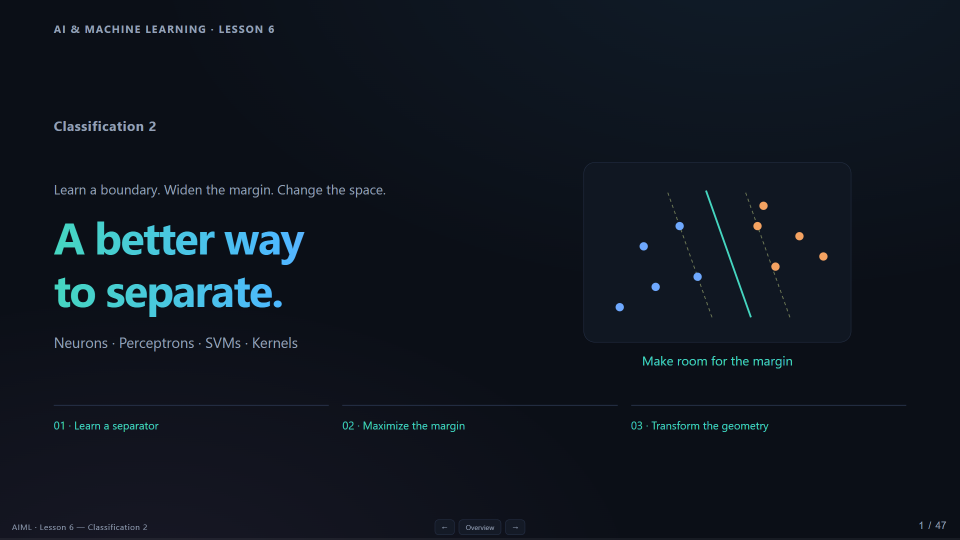
#> input picture _shared/classification-2/_review/01-title.png, 1920 x 1080 px (shown at 1/2 size); its folder holds only this picture in this run
$ python contact-sheets.py
#> lines starting #> are read from the running program, lines starting #| are printed output that depends on the picture
"""Build compact visual-review sheets from the rendered slides."""
from pathlib import Path
from PIL import Image, ImageDraw

folder = Path(__file__).resolve().parents[1] / '_review'
files = sorted(folder.glob('[0-9][0-9]-*.png'))
for start in range(0, len(files), 4):
    sheet = Image.new('RGB', (1920, 1150), '#202735')
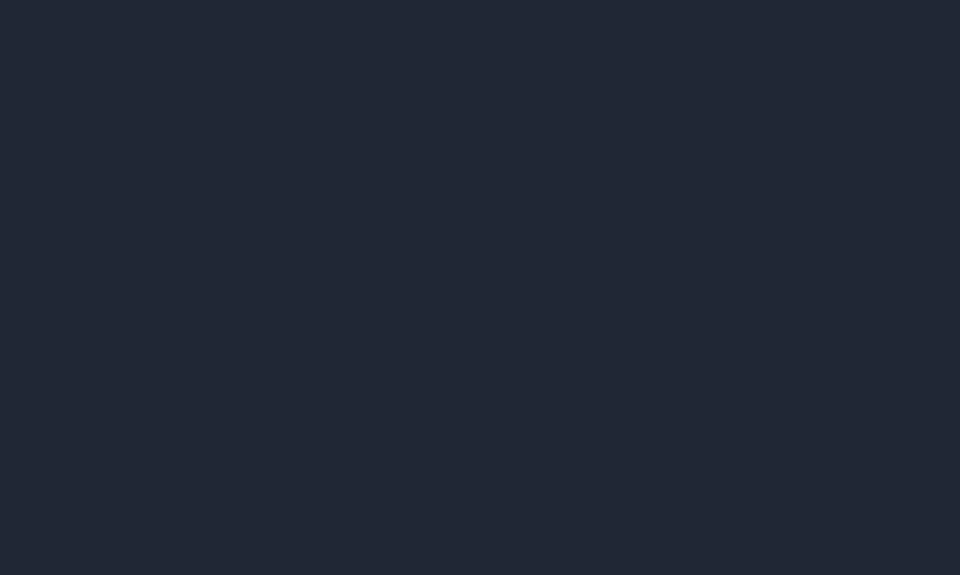
#> sheet: PIL image 1920x1150 RGB (shown at 1/2 size); mean R, G, B 32, 39, 53
    draw = ImageDraw.Draw(sheet)
    for i, file in enumerate(files[start:start+4]):
        x, y = (i % 2) * 960, (i // 2) * 575
        sheet.paste(Image.open(file).resize((960, 540)), (x, y))
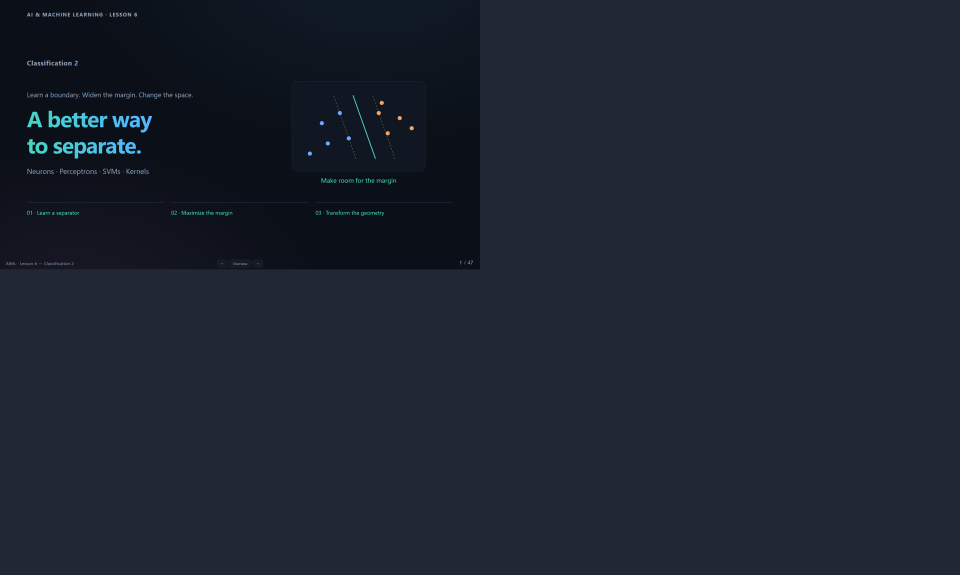
#> sheet: PIL image 1920x1150 RGB (shown at 1/2 size); mean R, G, B 28, 35, 47.9
        draw.text((x + 20, y + 550), file.stem, fill='white')
    sheet.save(folder / f'contact-{start//4+1:02d}.jpg', quality=93)

$ run again, on _shared/classification-2/_review/08-noisy-lab.png
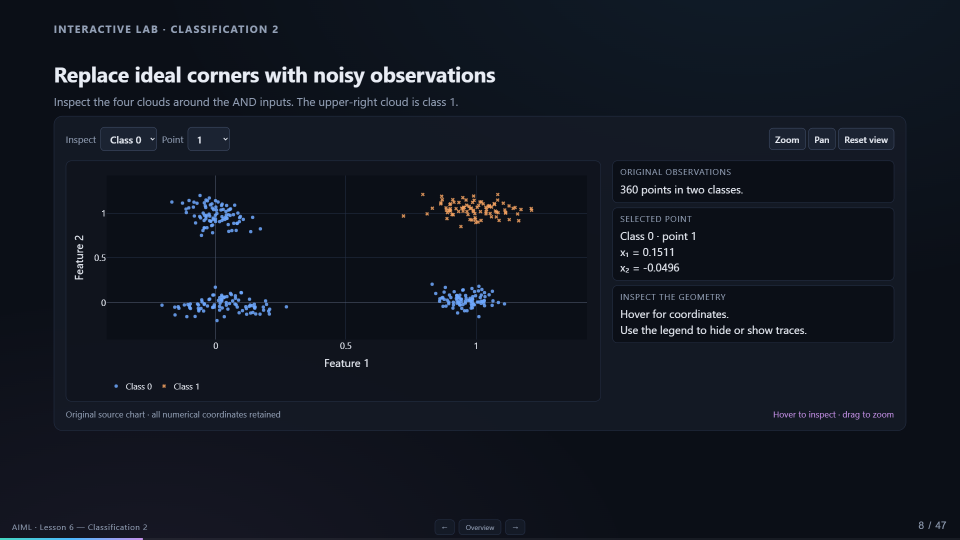
#> input picture _shared/classification-2/_review/08-noisy-lab.png, 1920 x 1080 px (shown at 1/2 size)
#> `sheet.paste(Image.open(file).resize((960, 540)), (x, y))`:
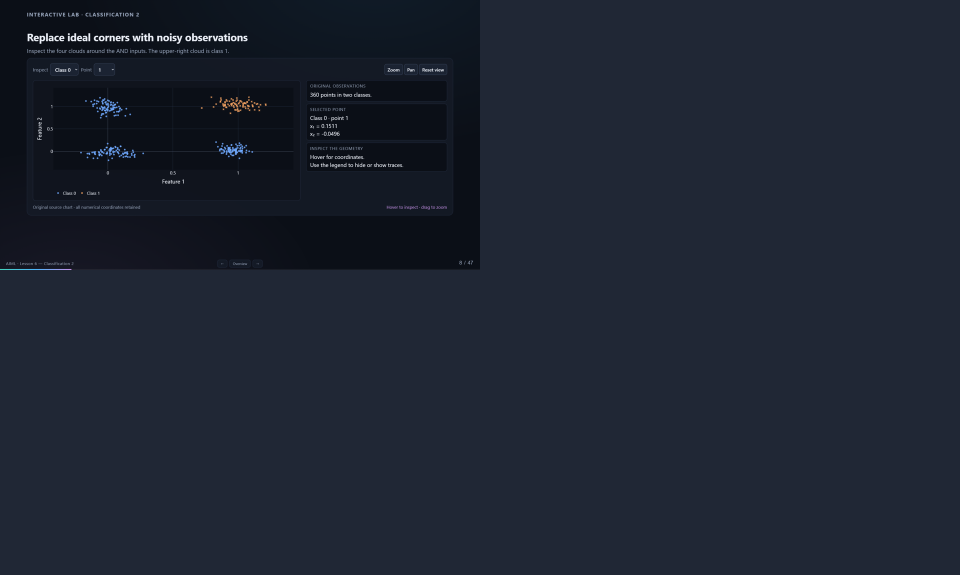
#> sheet: PIL image 1920x1150 RGB (shown at 1/2 size); mean R, G, B 28.8, 35.3, 48.3

$ run again, on _shared/classification-2/_review/10-update-intuition.png
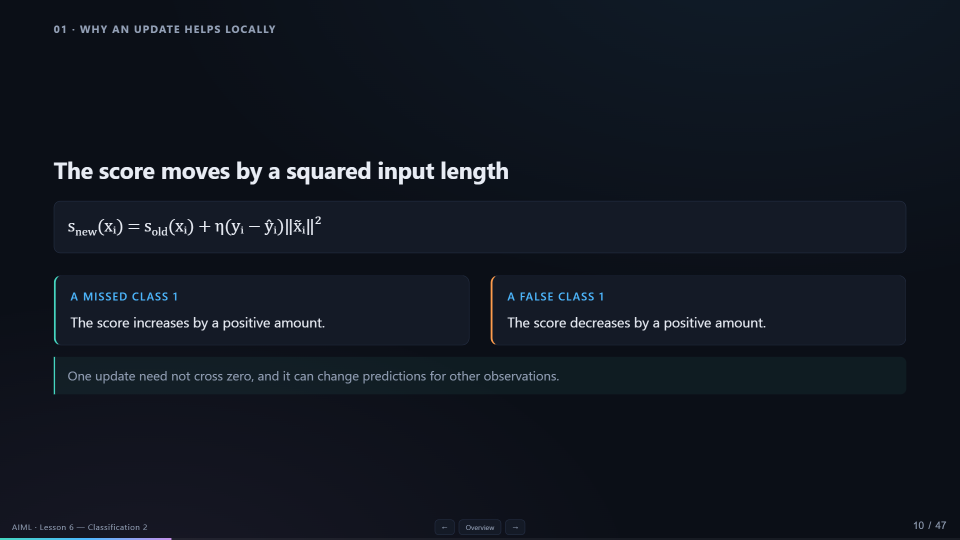
#> input picture _shared/classification-2/_review/10-update-intuition.png, 1920 x 1080 px (shown at 1/2 size)
#> `sheet.paste(Image.open(file).resize((960, 540)), (x, y))`:
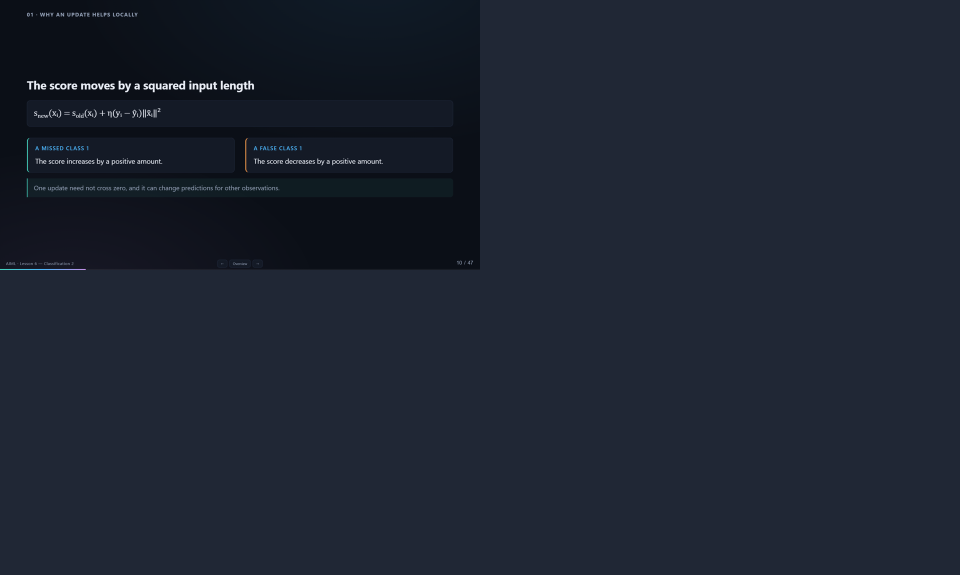
#> sheet: PIL image 1920x1150 RGB (shown at 1/2 size); mean R, G, B 28.7, 35.4, 48.4

$ run again, on _shared/classification-2/_review/11-training-lab.png
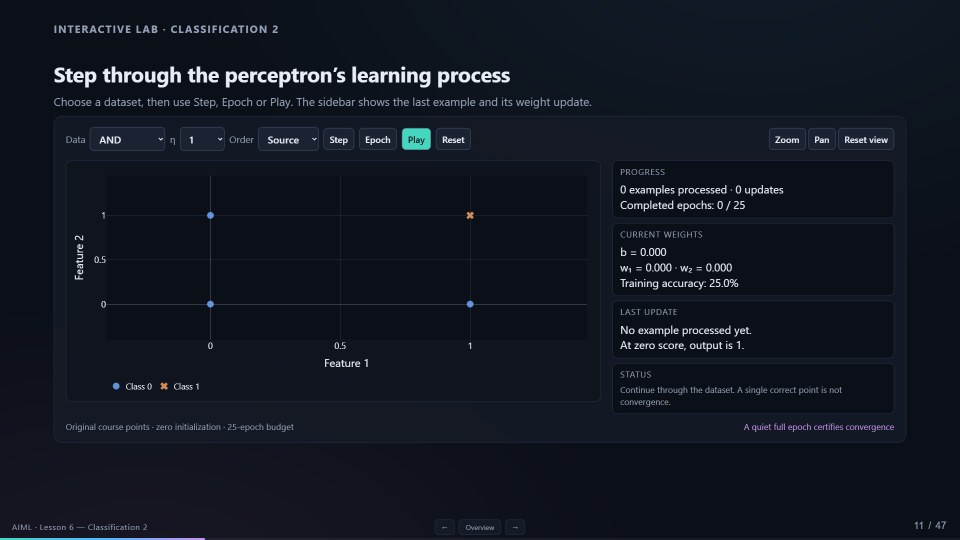
#> input picture _shared/classification-2/_review/11-training-lab.png, 1920 x 1080 px (shown at 1/2 size)
#> `sheet.paste(Image.open(file).resize((960, 540)), (x, y))`:
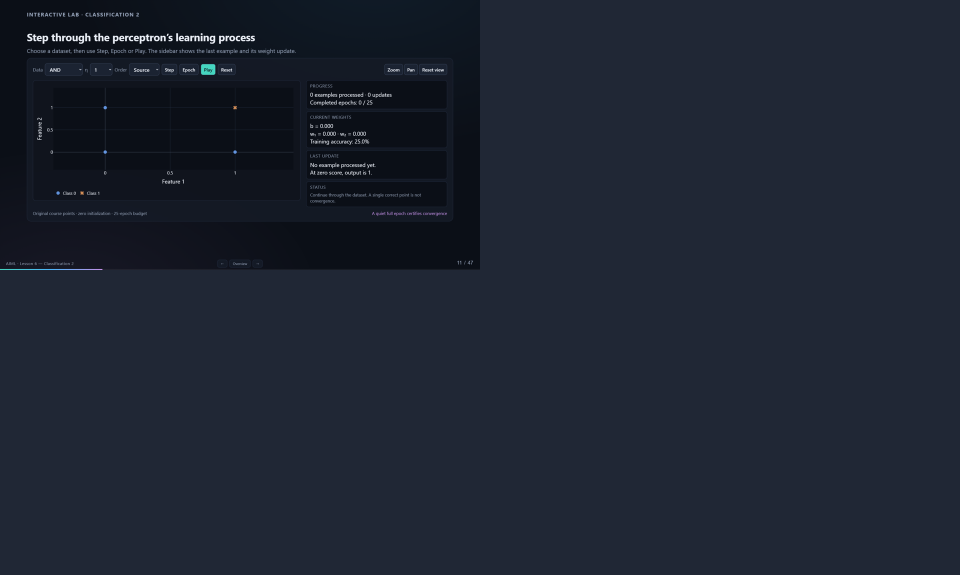
#> sheet: PIL image 1920x1150 RGB (shown at 1/2 size); mean R, G, B 28.8, 35.3, 48.3

$ run again, on _shared/classification-2/_review/02-map.png
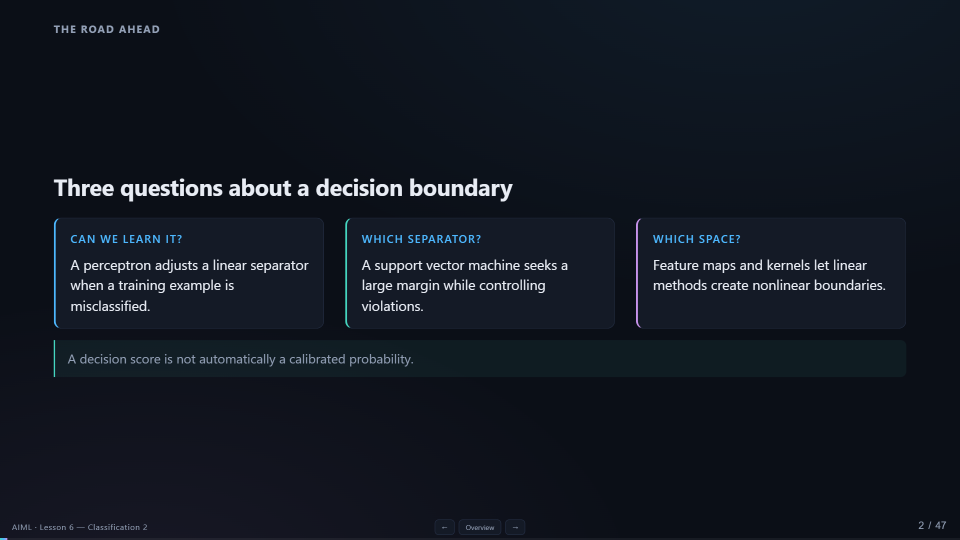
#> input picture _shared/classification-2/_review/02-map.png, 1920 x 1080 px (shown at 1/2 size)
#> `sheet.paste(Image.open(file).resize((960, 540)), (x, y))`:
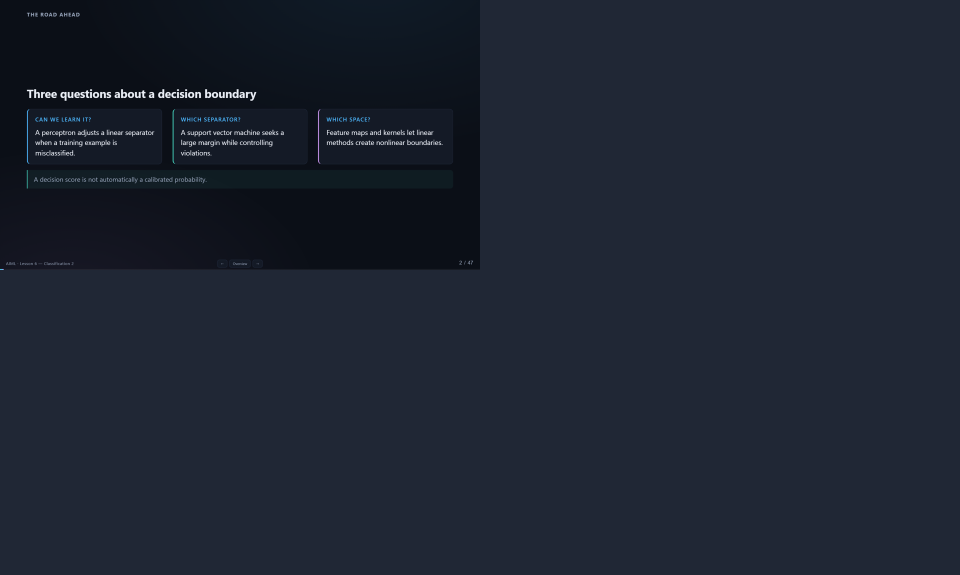
#> sheet: PIL image 1920x1150 RGB (shown at 1/2 size); mean R, G, B 28.8, 35.5, 48.5
